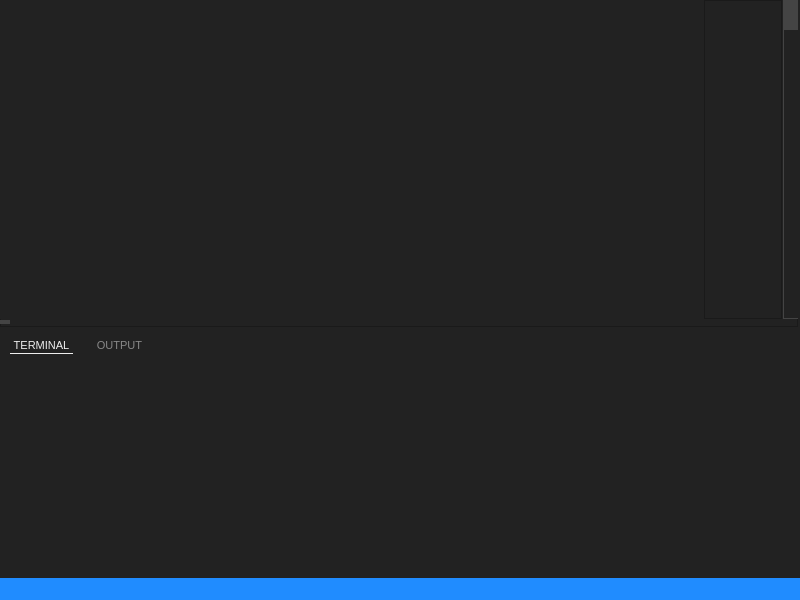
<?xml version="1.0" encoding="UTF-8"?>
<ui version="4.0">
 <class>MainWindow</class>
 <widget class="QMainWindow" name="MainWindow">
  <property name="geometry">
   <rect>
    <x>0</x>
    <y>0</y>
    <width>800</width>
    <height>600</height>
   </rect>
  </property>
  <property name="minimumSize">
   <size>
    <width>1</width>
    <height>1</height>
   </size>
  </property>
  <property name="windowTitle">
   <string>MainWindow</string>
  </property>
  <widget class="QWidget" name="centralwidget">
   <property name="styleSheet">
    <string notr="true">background: #222222;</string>
   </property>
   <layout class="QHBoxLayout" name="horizontalLayout">
    <property name="spacing">
     <number>0</number>
    </property>
    <property name="leftMargin">
     <number>0</number>
    </property>
    <property name="topMargin">
     <number>0</number>
    </property>
    <property name="rightMargin">
     <number>0</number>
    </property>
    <property name="bottomMargin">
     <number>0</number>
    </property>
    <item>
     <layout class="QVBoxLayout" name="verticalLayout" stretch="0,0">
      <property name="spacing">
       <number>0</number>
      </property>
      <property name="sizeConstraint">
       <enum>QLayout::SetFixedSize</enum>
      </property>
      <item>
       <widget class="QFrame" name="frameUpperText">
        <property name="enabled">
         <bool>true</bool>
        </property>
        <property name="maximumSize">
         <size>
          <width>798</width>
          <height>16777215</height>
         </size>
        </property>
        <property name="styleSheet">
         <string notr="true">QFrame {
	padding: 0px; 
	margin: 0px; 
}</string>
        </property>
        <property name="frameShape">
         <enum>QFrame::StyledPanel</enum>
        </property>
        <property name="frameShadow">
         <enum>QFrame::Raised</enum>
        </property>
        <property name="lineWidth">
         <number>0</number>
        </property>
        <widget class="QStackedWidget" name="stackedWidget">
         <property name="geometry">
          <rect>
           <x>0</x>
           <y>0</y>
           <width>798</width>
           <height>319</height>
          </rect>
         </property>
         <property name="sizePolicy">
          <sizepolicy hsizetype="Expanding" vsizetype="Expanding">
           <horstretch>0</horstretch>
           <verstretch>0</verstretch>
          </sizepolicy>
         </property>
         <property name="minimumSize">
          <size>
           <width>1</width>
           <height>1</height>
          </size>
         </property>
         <property name="styleSheet">
          <string notr="true"/>
         </property>
         <property name="lineWidth">
          <number>0</number>
         </property>
         <property name="currentIndex">
          <number>0</number>
         </property>
         <widget class="QWidget" name="page">
          <property name="sizePolicy">
           <sizepolicy hsizetype="Expanding" vsizetype="Expanding">
            <horstretch>0</horstretch>
            <verstretch>0</verstretch>
           </sizepolicy>
          </property>
          <property name="minimumSize">
           <size>
            <width>0</width>
            <height>0</height>
           </size>
          </property>
          <layout class="QHBoxLayout" name="horizontalLayout_2" stretch="9,1,0">
           <property name="spacing">
            <number>0</number>
           </property>
           <property name="leftMargin">
            <number>0</number>
           </property>
           <property name="topMargin">
            <number>0</number>
           </property>
           <property name="rightMargin">
            <number>0</number>
           </property>
           <property name="bottomMargin">
            <number>0</number>
           </property>
           <item>
            <widget class="MyTextEdit" name="textEdit">
             <property name="minimumSize">
              <size>
               <width>0</width>
               <height>0</height>
              </size>
             </property>
             <property name="cursor" stdset="0">
              <cursorShape>IBeamCursor</cursorShape>
             </property>
             <property name="styleSheet">
              <string notr="true">QTextEdit {
	border: none;
	background-color: #222222; 
	color: #eeeeee;
	font-family: &quot;Consolas&quot;;
}</string>
             </property>
             <property name="lineWrapMode">
              <enum>QTextEdit::NoWrap</enum>
             </property>
            </widget>
           </item>
           <item>
            <widget class="QFrame" name="frame">
             <property name="frameShape">
              <enum>QFrame::StyledPanel</enum>
             </property>
             <property name="frameShadow">
              <enum>QFrame::Raised</enum>
             </property>
             <property name="lineWidth">
              <number>0</number>
             </property>
             <layout class="QHBoxLayout" name="horizontalLayout_3">
              <property name="spacing">
               <number>0</number>
              </property>
              <property name="leftMargin">
               <number>0</number>
              </property>
              <property name="topMargin">
               <number>0</number>
              </property>
              <property name="rightMargin">
               <number>0</number>
              </property>
              <property name="bottomMargin">
               <number>0</number>
              </property>
              <item>
               <widget class="MyMinimapWidget" name="minimap" native="true"/>
              </item>
             </layout>
            </widget>
           </item>
           <item>
            <widget class="QScrollBar" name="verticalScrollBar_2">
             <property name="styleSheet">
              <string notr="true">QScrollBar:vertical {
	left: -10px;

	border: 1px solid #444444;
	border-right: 0px;
	background-color: #222222;
	width: 16px;
	margin: 0;
	border-radius: 0px;
	padding-left: -1px;
	margin-left: 1px;
	padding-right: -1px;
}
QScrollBar::handle:vertical {
	background-color: #444444;
	min-height: 20px;
}
QScrollBar::handle:vertical:hover {
	background-color: #666666;
}
QScrollBar::handle:vertical:pressed {
	background-color: #888888;
}

/*reset arrows*/
QScrollBar::up-arrow:vertical, QScrollBar::down-arrow:vertical {
	background: none;
}
QScrollBar::add-page:vertical, QScrollBar::sub-page:vertical {
	background: none;
}

/*ignore*/
QScrollBar::sub-line:vertical {
	border: none;
	background-color: #ff0000;
	height: 0px;
	border-top-left-radius: 0px;
	border-top-right-radius: 0px;
	subcontrol-position: top;
	subcontrol-origin: margin;
}
QScrollBar::sub-line:vertical:hover {
}
QScrollBar::sub-line:vertical:pressed {
}
QScrollBar::add-line:vertical {
	border: none;
	background-color: #ff0000;
	height: 0px;
	border-bottom-left-radius: 0px;
	border-bottom-right-radius: 0px;
	subcontrol-position: bottom;
	subcontrol-origin: margin;
}
QScrollBar::add-line:vertical:hover {
}
QScrollBar::add-line:vertical:pressed {
}</string>
             </property>
             <property name="orientation">
              <enum>Qt::Vertical</enum>
             </property>
            </widget>
           </item>
          </layout>
         </widget>
         <widget class="QWidget" name="page_2">
          <property name="sizePolicy">
           <sizepolicy hsizetype="Preferred" vsizetype="Preferred">
            <horstretch>0</horstretch>
            <verstretch>0</verstretch>
           </sizepolicy>
          </property>
         </widget>
        </widget>
        <widget class="MyLine" name="line">
         <property name="geometry">
          <rect>
           <x>0</x>
           <y>320</y>
           <width>10</width>
           <height>4</height>
          </rect>
         </property>
         <property name="sizePolicy">
          <sizepolicy hsizetype="Expanding" vsizetype="Fixed">
           <horstretch>0</horstretch>
           <verstretch>0</verstretch>
          </sizepolicy>
         </property>
         <property name="minimumSize">
          <size>
           <width>0</width>
           <height>4</height>
          </size>
         </property>
         <property name="maximumSize">
          <size>
           <width>10</width>
           <height>4</height>
          </size>
         </property>
         <property name="cursor">
          <cursorShape>SizeVerCursor</cursorShape>
         </property>
         <property name="mouseTracking">
          <bool>true</bool>
         </property>
         <property name="styleSheet">
          <string notr="true">QFrame {
	margin-top: 0px;
	margin-bottom: 0px;
	border: 0px;
	background-color: #444444;
}

QFrame::hover {
	margin-top: 0px;
	margin-bottom: 0px;
	border: 0px;
	background-color: rgb(41, 180, 255);
}</string>
         </property>
         <property name="frameShape">
          <enum>QFrame::StyledPanel</enum>
         </property>
         <property name="frameShadow">
          <enum>QFrame::Plain</enum>
         </property>
         <property name="lineWidth">
          <number>0</number>
         </property>
         <property name="midLineWidth">
          <number>1</number>
         </property>
        </widget>
       </widget>
      </item>
      <item>
       <widget class="QTabWidget" name="tabWidget">
        <property name="sizePolicy">
         <sizepolicy hsizetype="Expanding" vsizetype="Fixed">
          <horstretch>0</horstretch>
          <verstretch>0</verstretch>
         </sizepolicy>
        </property>
        <property name="minimumSize">
         <size>
          <width>1</width>
          <height>1</height>
         </size>
        </property>
        <property name="styleSheet">
         <string notr="true">QTabWidget:pane { /* The tab widget frame */
    border: 0px;
    /*border-top: 1px solid #555555;*/
    position: absolute;
    top: -30px;
	padding: 0px;
	padding-top: 25px;

	font-family: &quot;Consolas&quot;;
	font: bold 12px;
}

QTabWidget::tab-bar {
	top: 0px;
	background: #222222;
}

QTabBar::tab {
    background: #222222;
    border: 0px;
	border-bottom: 1px solid #222222;
    min-width: 8ex;
    padding: 1px;
	margin: 10px;
	font-family: &quot;Consolas&quot;;
	font: 11px;
}

QTabBar::tab:selected, QTabBar::tab:hover {
	color: #eeeeee;
}

QTabBar::tab:selected {
    border-bottom-color: #eeeeee; /* same as pane color */
}

QTabBar::tab:!selected {
	border-bottom-color: #222222;
	color: #888888;
}</string>
        </property>
        <property name="currentIndex">
         <number>0</number>
        </property>
        <widget class="QWidget" name="tab_terminal">
         <attribute name="title">
          <string>TERMINAL</string>
         </attribute>
         <layout class="QVBoxLayout" name="verticalLayout_3">
          <item>
           <layout class="QVBoxLayout" name="verticalLayout_2">
            <item>
             <widget class="MyPlainTextEdit" name="plainTextEdit">
              <property name="styleSheet">
               <string notr="true">QPlainTextEdit 
{
	border: 0px;
	background-color: #222222; 
	color: #eeeeee;
	font-family: &quot;Consolas&quot;;
}

QPlainTextEdit::QScrollBar {border: 1px inset grey; background-color: white; padding: 10px;}</string>
              </property>
              <property name="undoRedoEnabled">
               <bool>true</bool>
              </property>
              <property name="cursorWidth">
               <number>5</number>
              </property>
              <property name="textInteractionFlags">
               <set>Qt::TextEditorInteraction</set>
              </property>
             </widget>
            </item>
           </layout>
          </item>
         </layout>
        </widget>
        <widget class="QWidget" name="tab_output">
         <attribute name="title">
          <string>OUTPUT</string>
         </attribute>
        </widget>
       </widget>
      </item>
     </layout>
    </item>
   </layout>
  </widget>
  <widget class="QStatusBar" name="statusbar">
   <property name="styleSheet">
    <string notr="true">background-color: rgb(32, 140, 255);</string>
   </property>
  </widget>
 </widget>
 <customwidgets>
  <customwidget>
   <class>MyPlainTextEdit</class>
   <extends>QPlainTextEdit</extends>
   <header>myplaintextedit.h</header>
  </customwidget>
  <customwidget>
   <class>MyTextEdit</class>
   <extends>QTextEdit</extends>
   <header>mytextedit.h</header>
  </customwidget>
  <customwidget>
   <class>MyLine</class>
   <extends>QFrame</extends>
   <header>myline.h</header>
   <container>1</container>
  </customwidget>
  <customwidget>
   <class>MyMinimapWidget</class>
   <extends>QWidget</extends>
   <header>myminimapwidget.h</header>
   <container>1</container>
  </customwidget>
 </customwidgets>
 <resources/>
 <connections/>
</ui>
